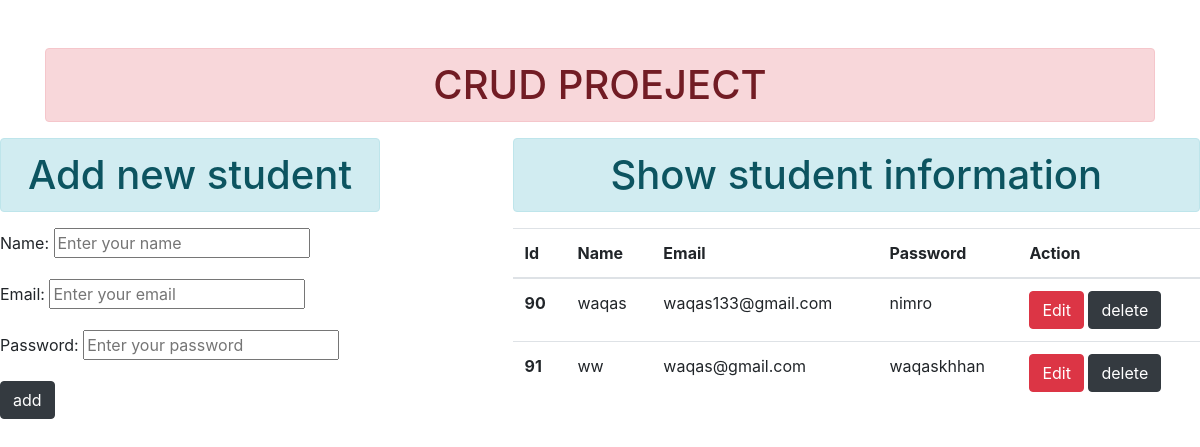
Before: / with the older database file.
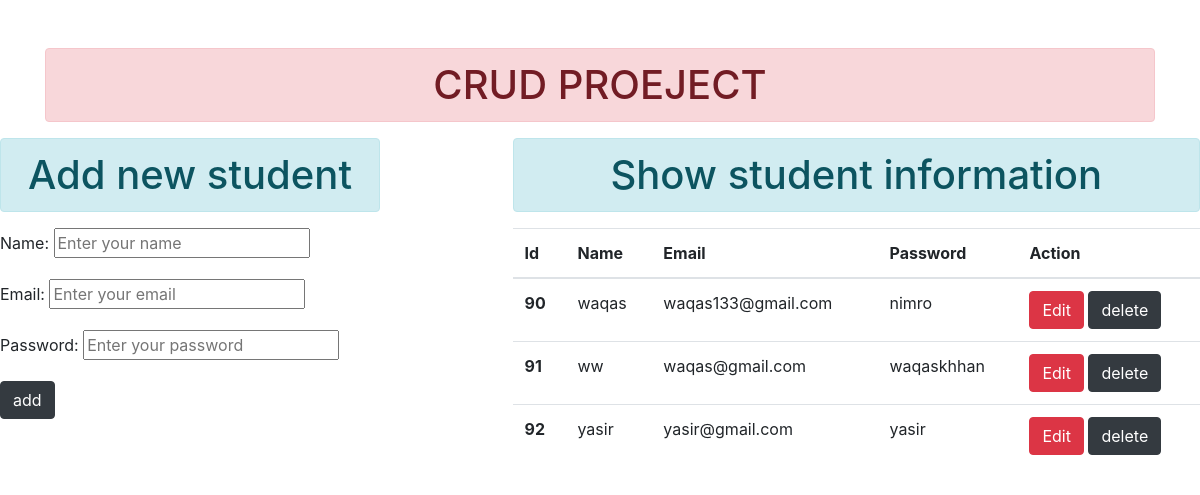
After: the same page with the newer database file.
### enroll/models.py (models this page shows)
class user(models.Model):
    name=models.CharField(max_length=50)
    email=models.CharField(max_length=50)
    password=models.CharField(max_length=50)

### enroll/views.py (the view)
# urls.py: path('',views.add_show,name='addshow'),
def add_show(request):
    if request.method == 'POST':
        fm = studentregistration(request.POST)
        if fm.is_valid():
            nm = fm.cleaned_data['name']
            em = fm.cleaned_data['email']
            pw = fm.cleaned_data['password']
            reg = user(name=nm, email=em, password=pw)
            reg.save()
            fm = studentregistration()
    else:
        fm = studentregistration()
    stud = user.objects.all()
    return render(request,'enroll/addandshow.html', {'form':fm,'stu':stud})

### enroll/forms.py
class studentregistration(forms.ModelForm):
    class Meta:
        model=user
        fields= ['name','email','password']
        widgets={
            'name':forms.TextInput(attrs={'class':'special','placeholder':'Enter your name'}),
            'email':forms.EmailInput(attrs={'class':'special','placeholder':'Enter your email'}),
            'password':forms.PasswordInput(render_value=True,attrs={'class':'special','placeholder':'Enter your password'}),
        }

### enroll/templates/enroll/addandshow.html (shortened to what this page needs)
 {% extends 'enroll/base.html' %}
 {% block content %}
 <div class="row">
  <div class="col-4">
    <h1 class="text-center alert alert-info">  Add new student</h1>
    <form action="" method="POST" novalidate>
     {{form.as_p}}
     <input type="submit" class="btn btn-dark" value="add">
    </form>
  </div>
  <div class="col-7 offset-1">
    <h1 class="text-center alert alert-info">  Show student information</h1>
     {% if stu %}
    <table class="table table-hover">
    <thead>
      <tr>
        <th scope="col">Id</th>
        <th scope="col">Name</th>
        <th scope="col">Email</th>
        <th scope="col">Password</th>
        <th scope="col">Action</th>
      </tr>
    </thead>
    <tbody>
      {% for st in stu %}
      <tr>
        <th scope="row">{{st.id}}</th>
        <td>{{st.name}}</td>
        <td>{{st.email}}</td>
        <td>{{st.password}}
        <td>
        <a href="{% url 'update' st.id %}" class="btn btn-danger">Edit </a>
      <form action="{% url 'delete' st.id %}" method="post" novalidate class='d-inline'> {% csrf_token %}
     <input type="submit"class="btn btn-dark" value="delete">
     </form>
      </tr>
      {% endfor %}
    </tbody>
  </table>
    {% endif %}
  </div>
</div>
 {% endblock content %}

### enroll/templates/enroll/base.html (shortened to what this page needs)
<!DOCTYPE html>
{% load static %}
<html lang="en">
<head>
    <link rel="stylesheet" href="{% static 'enroll/css/bootstrap.css' %}">
</head>
<body>
    <div class="container mt-5">
    <h1 class="text-center alert alert-danger"> CRUD PROEJECT</h1>
      </div>
     {% block content %} {% endblock content %}
</body>
</html>

Changed rows visible on the page:
added user: id "92", name "yasir", email "yasir@gmail.com", password "yasir"
